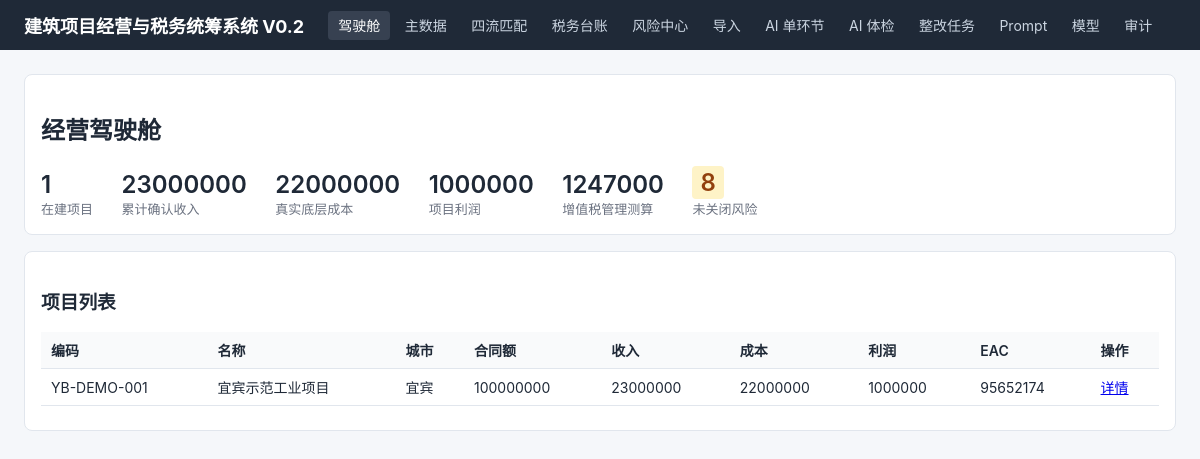
The page / on the database its author committed.
### app/models.py (models this page shows)
class Project(Base):
    __tablename__ = "projects"
    id: Mapped[int] = mapped_column(primary_key=True)
    code: Mapped[str] = mapped_column(String(30), unique=True, index=True)
    name: Mapped[str] = mapped_column(String(120))
    city: Mapped[str] = mapped_column(String(40))
    contract_total: Mapped[Decimal] = mapped_column(Numeric(18, 2))
    tax_method: Mapped[str] = mapped_column(String(20), default="general")

### app/routers/cockpit.py (the view)
@router.get("/", response_class=HTMLResponse)
def home(request: Request) -> HTMLResponse:
    db = SessionLocal()
    d = consolidated(db)
    risks = db.execute(
        select(RiskEvent).where(RiskEvent.resolved == False)  # noqa: E712
    ).scalars().all()
    db.close()
    return templates.TemplateResponse(
        request,
        "home.html",
        {"request": request, "d": d, "risk_count": len(risks)},
    )

### app/templates/home.html
{% extends "base.html" %}
{% block content %}
<div class="card">
<h2>经营驾驶舱</h2>
<div class="kpi"><div class="v">{{ d.rows|length }}</div><div class="l">在建项目</div></div>
<div class="kpi"><div class="v">{{ "%.0f"|format(d.revenue) }}</div><div class="l">累计确认收入</div></div>
<div class="kpi"><div class="v">{{ "%.0f"|format(d.cost) }}</div><div class="l">真实底层成本</div></div>
<div class="kpi"><div class="v">{{ "%.0f"|format(d.profit) }}</div><div class="l">项目利润</div></div>
<div class="kpi"><div class="v">{{ "%.0f"|format(d.vat) }}</div><div class="l">增值税管理测算</div></div>
<div class="kpi"><div class="v tag {% if risk_count == 0 %}green{% else %}yellow{% endif %}">{{ risk_count }}</div><div class="l">未关闭风险</div></div>
</div>
<div class="card">
<h3>项目列表</h3>
<table>
<thead><tr><th>编码</th><th>名称</th><th>城市</th><th>合同额</th><th>收入</th><th>成本</th><th>利润</th><th>EAC</th><th>操作</th></tr></thead>
<tbody>
{% for r in d.rows %}
<tr>
<td>{{ r.project.code }}</td>
<td>{{ r.project.name }}</td>
<td>{{ r.project.city }}</td>
<td>{{ "%.0f"|format(r.project.contract_total) }}</td>
<td>{{ "%.0f"|format(r.revenue) }}</td>
<td>{{ "%.0f"|format(r.real_cost) }}</td>
<td>{{ "%.0f"|format(r.profit) }}</td>
<td>{{ "%.0f"|format(r.eac) }}</td>
<td><a href="/project/{{ r.project.id }}">详情</a></td>
</tr>
{% endfor %}
</tbody>
</table>
</div>
{% endblock %}

### app/templates/base.html (style rules this page uses)
:root { --bg:#f5f7fa;--card:#fff;--line:#e1e6ed;--text:#1f2937;--muted:#6b7280;--accent:#2563eb;--red:#dc2626;--yellow:#d97706;--green:#16a34a }
* { box-sizing:border-box }
body { font-family:-apple-system,BlinkMacSystemFont,"Segoe UI","PingFang SC",sans-serif;margin:0;background:var(--bg);color:var(--text) }
.card { background:var(--card);border:1px solid var(--line);border-radius:8px;padding:16px;margin-bottom:16px }
table { width:100%;border-collapse:collapse;margin:8px 0 }
th,td { text-align:left;padding:8px 10px;border-bottom:1px solid var(--line);font-size:14px }
th { background:#f9fafb;font-weight:600 }
.tag { display:inline-block;padding:2px 8px;border-radius:4px;font-size:12px;font-weight:600 }
.tag.yellow { background:#fef3c7;color:#92400e }
.kpi { display:inline-block;margin-right:24px }
.kpi .v { font-size:24px;font-weight:600 }
.kpi .l { font-size:13px;color:var(--muted) }

### rows shown on the page
Project: project.code "YB-DEMO-001", project.name "宜宾示范工业项目", project.city "宜宾", project.contract_total "100000000"

### other values the page prints
{{ d.rows|length }} "1"
{{ "%.0f"|format(d.revenue) }} "23000000"
{{ "%.0f"|format(d.cost) }} "22000000"
{{ "%.0f"|format(d.profit) }} "1000000"
{{ "%.0f"|format(d.vat) }} "1247000"
{{ risk_count }} "8"
{{ "%.0f"|format(r.revenue) }} "23000000"
{{ "%.0f"|format(r.real_cost) }} "22000000"
{{ "%.0f"|format(r.profit) }} "1000000"
{{ "%.0f"|format(r.eac) }} "95652174"
